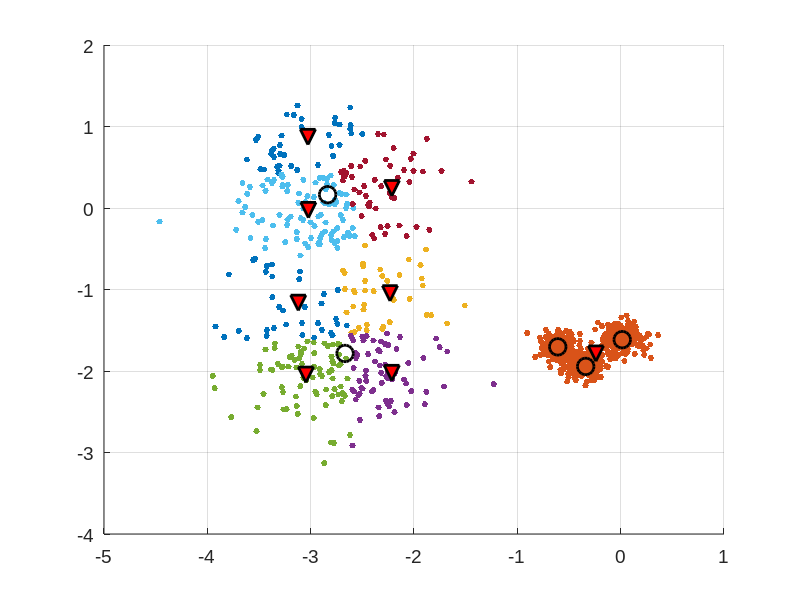
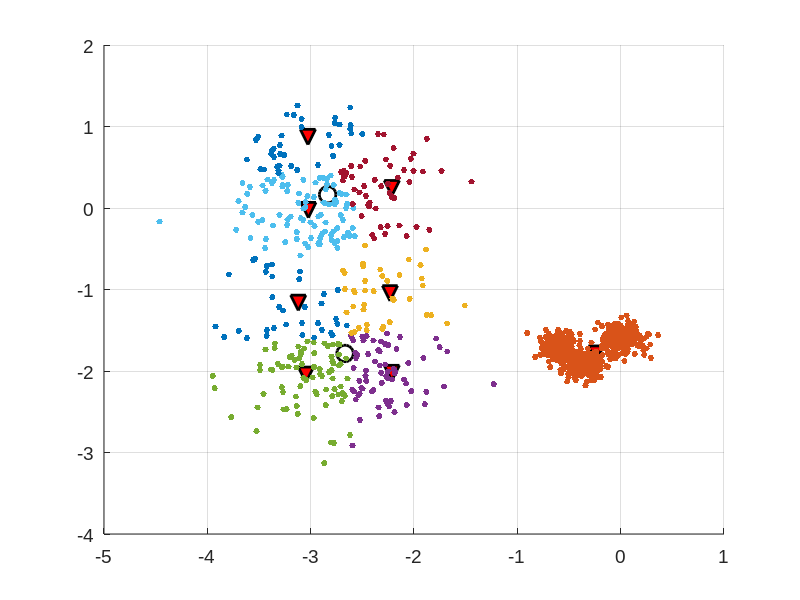

Write the MATLAB code that produced these figures, in order.
function show_res()
p = load('t.txt');
f = load('f.txt');
centers = load('centers.txt');
ind = load('ind.txt');
real_c = load('real_c.txt');
ind = ind + 1;

%plot 2d
figure(1);
clf;
%sequental colored cluster plot
cm = colormap('lines');
%cm = gmap40(size(centers, 1));
hold on
for i=1:size(centers, 1)
    ind_c = find(ind == i);
    plot(p(ind_c, 1), p(ind_c, 2), '.', 'MarkerSize', 14, 'MarkerEdgeColor', cm(i, :));
    plot(centers(i, 1), centers(i, 2), 'vk', 'LineWidth', 2, 'MarkerSize', 11, 'MarkerFaceColor', 'r');
end
plot(real_c(:, 1), real_c(:, 2), 'ok', 'LineWidth', 2, 'MarkerSize', 12);
hold off
grid on
set(gca,'fontsize',14);
set(gca,'fontname','arial');

figure(2)
clf;
%sequental colored cluster plot
cm = colormap('lines');
%cm = gmap40(size(centers, 1));
hold on
for i=1:size(centers, 1)
    ind_c = find(ind == i);
    plot3(p(ind_c, 1), p(ind_c, 2), f(ind_c), '.', 'MarkerSize', 14, 'MarkerEdgeColor', cm(i, :));
    plot3(centers(i, 1), centers(i, 2), zeros(1, 1), 'vk', 'LineWidth', 2, 'MarkerSize', 11, 'MarkerFaceColor', 'r');
end
plot3(real_c(:, 1), real_c(:, 2), zeros(size(real_c, 1), 1), 'ok', 'LineWidth', 2, 'MarkerSize', 12);
hold off
grid on
set(gca,'fontsize',14);
set(gca,'fontname','arial');


disp('Real centers:'); disp(real_c);
disp('Found centers:'); disp(centers);
[rm, unused] = size(real_c);
err = [];
for i=1:rm
    cur_c = real_c(i, :);
    [cm, unused] = size(centers);
    dist = repmat(cur_c, cm, 1) - centers;
    dist = sum((dist.*dist)');
    [unused, min_ind] = min(dist);
    err = [err; sqrt(dist(min_ind))];
%    sum_dist = sum_dist + sqrt(dist(min_ind));
%    sum_dist2 = sum_dist2 + dist(min_ind);
    centers(min_ind, :) = [];
    if(isempty(centers)) 
        break; 
    end;
end;

disp('Not found centers:'); disp(real_c(i+1:end, :));
disp('Redudant centers:'); disp(centers);
disp('Errors in distances:'); disp(err);
disp('Mean error:'); disp(mean(err));
disp('Std variance of error:'); disp(std(err));

%surface plot
%plot3(centers(:, 1), centers(:, 2), zeros(size(centers, 1), 1), '+r');
%hold on
%tri = delaunay(p(:, 1), p(:, 2));
%trisurf(tri, p(:, 1), p(:, 2), f);
%shading interp;
